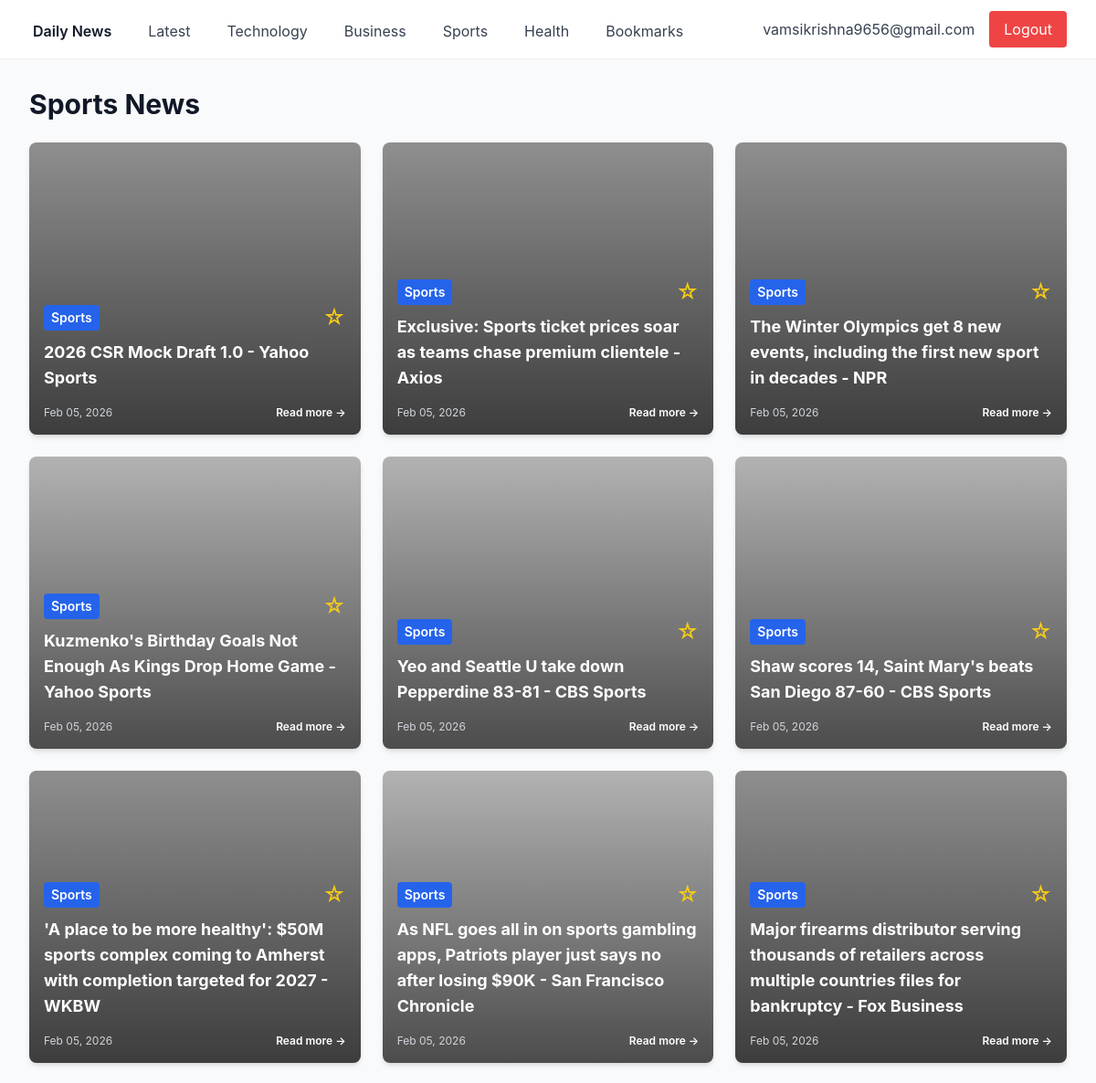
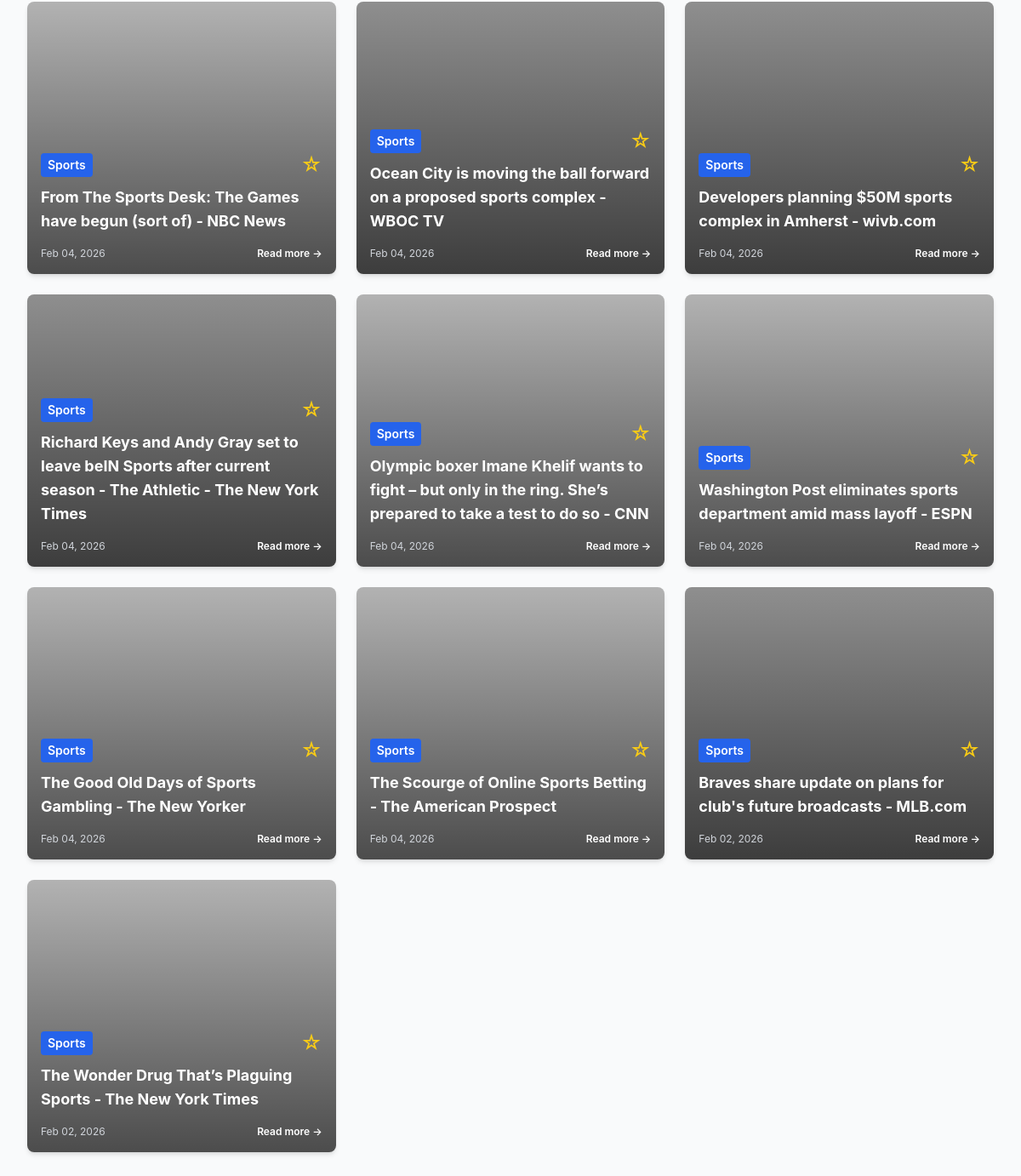
Page /category/Sports (signed in) on the committed database (2 pictures, top to bottom).
### app/models.py (models this page shows)
class User(Base):
    __tablename__ = "users"
    id = Column(Integer, primary_key=True, index=True)
    email = Column(String, unique=True, index=True)
    password_hash = Column(String)
    created_at = Column(DateTime, default=datetime.utcnow)
    bookmarks = relationship("Bookmark", back_populates="user")

class Article(Base):
    __tablename__ = "articles"
    id = Column(Integer, primary_key=True, index=True)
    title = Column(String)
    summary = Column(Text)
    url = Column(String)
    image_url = Column(String, nullable=True)
    category = Column(String, index=True)
    published_at = Column(DateTime)
    bookmarks = relationship("Bookmark", back_populates="article")

### app/news/routes.py (the view)
@router.get("/category/{category_name}", response_class=HTMLResponse)
async def category(request: Request, category_name: str, db: Session = Depends(get_db), current_user = Depends(get_current_user)):
    if not current_user:
        return RedirectResponse(url="/login")
    articles = db.query(Article).filter(Article.category == category_name).order_by(Article.published_at.desc()).limit(40).all()
    bookmarked_ids = set()
    if current_user:
        bookmarks = db.query(Bookmark).filter(Bookmark.user_id == current_user.id).all()
        bookmarked_ids = {b.article_id for b in bookmarks}
    return templates.TemplateResponse("index.html", {
        "request": request,
        "articles": articles,
        "current_user": current_user,
        "bookmarked_ids": bookmarked_ids,
        "category": category_name
    })

### templates/index.html (shortened to what this page needs)
{% extends "base.html" %}
{% block content %}
<h1 class="text-3xl font-bold text-gray-900 mb-6">{{ category }} News</h1>
{% if articles %}
<div class="grid grid-cols-1 md:grid-cols-2 lg:grid-cols-3 gap-6">
    {% for article in articles %}
    <div class="bg-white rounded-lg shadow-md overflow-hidden hover:shadow-lg transition">
        <div class="article-card-image" style="background-image: url('{{ article.image_url }}');">
            <div class="article-overlay">
                <div class="p-4">
                    <div class="flex items-center justify-between mb-2">
                        <span class="text-sm text-white font-semibold bg-blue-600 px-2 py-1 rounded">{{ article.category
                            }}</span>
                        <form method="POST" action="/bookmark/{{ article.id }}">
                            <button type="submit" class="text-yellow-400 hover:text-yellow-300 text-2xl">
                                {% if article.id in bookmarked_ids %}
                                ★
                                {% else %}
                                ☆
                                {% endif %}
                            </button>
                        </form>
                    </div>
                    <h2 class="text-lg font-bold text-white mb-4">
                        <a href="{{ article.url }}" target="_blank" class="hover:text-gray-200">
                            {{ article.title }}
                        </a>
                    </h2>
                    <div class="flex items-center justify-between text-xs text-gray-300">
                        <span>{{ article.published_at.strftime('%b %d, %Y') }}</span>
                        <a href="{{ article.url }}" target="_blank"
                            class="text-white hover:text-gray-200 font-semibold">
                            Read more →
                        </a>
                    </div>
                </div>
            </div>
        </div>
    </div>
    {% endfor %}
</div>
{% else %}
<div class="text-center py-12">
    <p class="text-gray-600 text-lg">No articles available yet. News will be fetched shortly.</p>
</div>
{% endif %}
{% endblock %}

### templates/base.html (shortened to what this page needs)
<!DOCTYPE html>
<html lang="en">
<head>
    <script src="https://cdn.tailwindcss.com"></script>
    <link rel="stylesheet" href="/static/styles.css">
</head>
<body class="bg-gray-50">
    {% if current_user %}
    <nav class="bg-white shadow-sm">
        <div class="max-w-7xl mx-auto px-4 sm:px-6 lg:px-8">
            <div class="flex justify-between h-16">
                <div class="flex space-x-8">
                    <a href="/" class="inline-flex items-center px-1 pt-1 text-gray-900 font-semibold">
                        Daily News
                    </a>
                    <a href="/" class="inline-flex items-center px-1 pt-1 text-gray-700 hover:text-gray-900">
                        Latest
                    </a>
                    <a href="/category/Technology" class="inline-flex items-center px-1 pt-1 text-gray-700 hover:text-gray-900">
                        Technology
                    </a>
                    <a href="/category/Business" class="inline-flex items-center px-1 pt-1 text-gray-700 hover:text-gray-900">
                        Business
                    </a>
                    <a href="/category/Sports" class="inline-flex items-center px-1 pt-1 text-gray-700 hover:text-gray-900">
                        Sports
                    </a>
                    <a href="/category/Health" class="inline-flex items-center px-1 pt-1 text-gray-700 hover:text-gray-900">
                        Health
                    </a>
                    <a href="/bookmarks" class="inline-flex items-center px-1 pt-1 text-gray-700 hover:text-gray-900">
                        Bookmarks
                    </a>
                </div>
                <div class="flex items-center">
                    <span class="text-gray-700 mr-4">{{ current_user.email }}</span>
                    <form method="POST" action="/logout">
                        <button type="submit" class="bg-red-500 text-white px-4 py-2 rounded hover:bg-red-600">
                            Logout
                        </button>
                    </form>
                </div>
            </div>
        </div>
    </nav>
    {% endif %}
    <main class="max-w-7xl mx-auto px-4 sm:px-6 lg:px-8 py-8">
        {% block content %}{% endblock %}
    </main>
</body>
</html>

### static/styles.css (style rules this page uses)
body { font-family: -apple-system, BlinkMacSystemFont, 'Segoe UI', Roboto, 'Helvetica Neue', Arial, sans-serif; }
a, button { transition: all 0.2s ease-in-out; }
.hover\:shadow-lg { transition: box-shadow 0.3s ease-in-out; }
.article-card-image { width: 100%; min-height: 320px; background-size: cover; background-position: center; background-repeat: no-repeat; position: relative; }
.article-overlay { position: absolute; top: 0; left: 0; right: 0; bottom: 0; background: linear-gradient(to bottom, rgba(0, 0, 0, 0.3) 0%, rgba(0, 0, 0, 0.7) 100%); display: flex; flex-direction: column; justify-content: flex-end; }

### rows in the picture
User: email "vamsikrishna9656@gmail.com"
Article: category "Sports", title "2026 CSR Mock Draft 1.0 - Yahoo Sports", published_at "Feb 05, 2026"
Article: category "Sports", title "Exclusive: Sports ticket prices soar as teams chase premium clientele - Axios", published_at "Feb 05, 2026"
Article: category "Sports", title "The Winter Olympics get 8 new events, including the first new sport in decades - NPR", published_at "Feb 05, 2026"
Article: category "Sports", title "Kuzmenko's Birthday Goals Not Enough As Kings Drop Home Game - Yahoo Sports", published_at "Feb 05, 2026"
Article: category "Sports", title "Yeo and Seattle U take down Pepperdine 83-81 - CBS Sports", published_at "Feb 05, 2026"
Article: category "Sports", title "Shaw scores 14, Saint Mary's beats San Diego 87-60 - CBS Sports", published_at "Feb 05, 2026"
Article: category "Sports", title "'A place to be more healthy': $50M sports complex coming to Amherst with completion targeted for 2027 - WKBW", published_at "Feb 05, 2026"
Article: category "Sports", title "As NFL goes all in on sports gambling apps, Patriots player just says no after losing $90K - San Francisco Chronicle", published_at "Feb 05, 2026"
Article: category "Sports", title "Major firearms distributor serving thousands of retailers across multiple countries files for bankruptcy - Fox Business", published_at "Feb 05, 2026"
Article: category "Sports", title "From The Sports Desk: The Games have begun (sort of) - NBC News", published_at "Feb 04, 2026"
Article: category "Sports", title "Ocean City is moving the ball forward on a proposed sports complex - WBOC TV", published_at "Feb 04, 2026"
Article: category "Sports", title "Developers planning $50M sports complex in Amherst - wivb.com", published_at "Feb 04, 2026"
Article: category "Sports", title "Richard Keys and Andy Gray set to leave beIN Sports after current season - The Athletic - The New York Times", published_at "Feb 04, 2026"
Article: category "Sports", title "Olympic boxer Imane Khelif wants to fight – but only in the ring. She’s prepared to take a test to do so - CNN", published_at "Feb 04, 2026"
Article: category "Sports", title "Washington Post eliminates sports department amid mass layoff - ESPN", published_at "Feb 04, 2026"
Article: category "Sports", title "The Good Old Days of Sports Gambling - The New Yorker", published_at "Feb 04, 2026"
Article: category "Sports", title "The Scourge of Online Sports Betting - The American Prospect", published_at "Feb 04, 2026"
Article: category "Sports", title "Braves share update on plans for club's future broadcasts - MLB.com", published_at "Feb 02, 2026"
Article: category "Sports", title "The Wonder Drug That’s Plaguing Sports - The New York Times", published_at "Feb 02, 2026"

### other values in the picture
{{ category }} "Sports"
